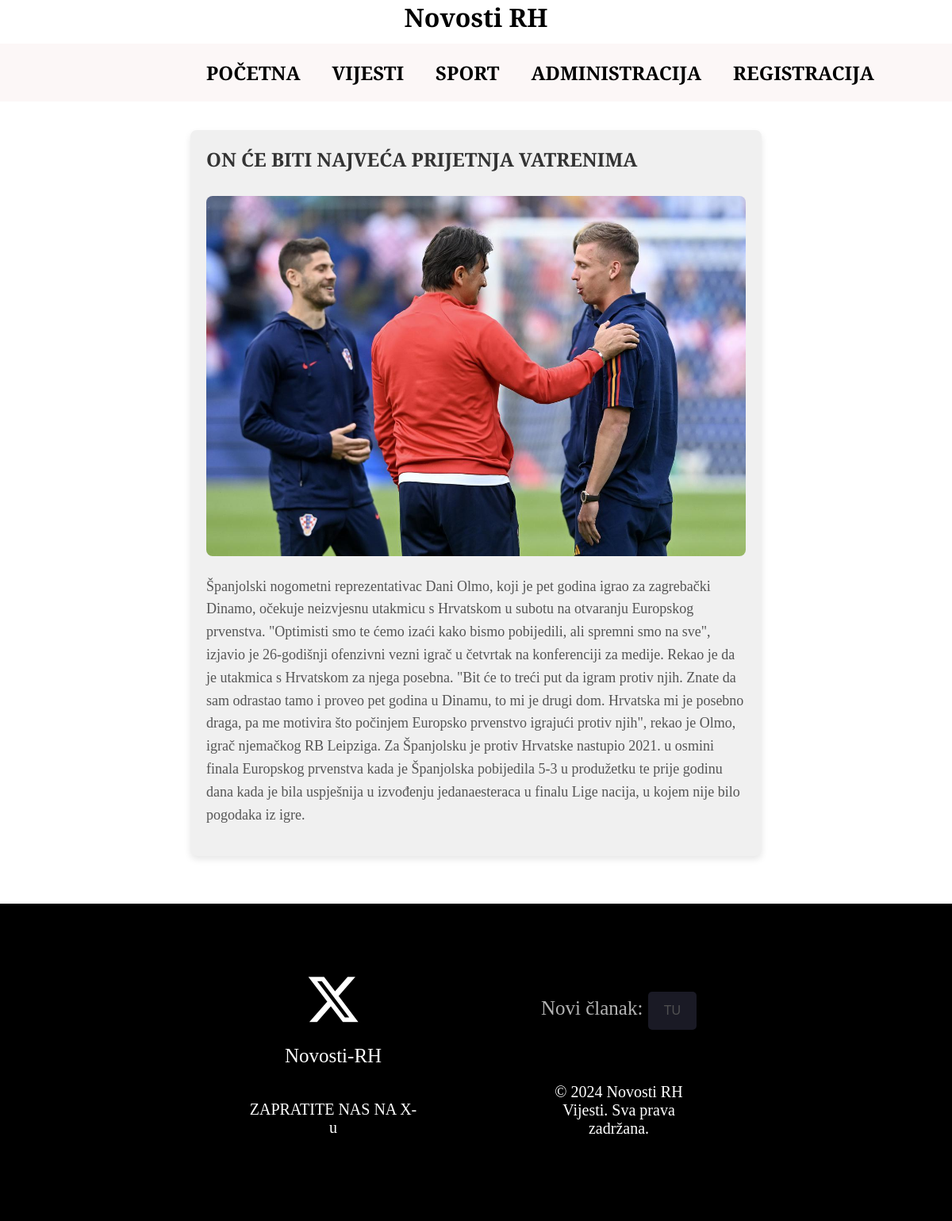
The page /clanak.php?id=3 on the database its author committed.
### tables this page shows
CREATE TABLE `vijesti` (
  `id` int(11) NOT NULL,
  `naslov` varchar(255) NOT NULL,
  `sazetak` text NOT NULL,
  `tekst` text NOT NULL,
  `kategorija` varchar(50) NOT NULL,
  `slika` varchar(255) NOT NULL,
  `arhiva` tinyint(1) NOT NULL DEFAULT 0,
  `datum_unosa` datetime NOT NULL
);

### clanak.php (the view, shortened to what this page needs)
<?php
include 'connect.php';
if (isset($_GET['id'])) {
    $id = $_GET['id'];
    $query = "SELECT * FROM vijesti WHERE id = '$id'";
    $result = mysqli_query($dbc, $query) or die('Error querying database.');
    if (mysqli_num_rows($result) == 1) {
        $row = mysqli_fetch_assoc($result);
        echo "<!DOCTYPE html>
<html lang=\"hr\">
<head>
    <meta charset=\"UTF-8\">
    <meta name=\"viewport\" content=\"width=device-width, initial-scale=1.0\">
    <link rel=\"stylesheet\" type=\"text/css\" href=\"style.css\">
    <link rel=\"preconnect\" href=\"https://fonts.googleapis.com\">
    <link rel=\"preconnect\" href=\"https://fonts.gstatic.com\" crossorigin>
    <link href=\"https://fonts.googleapis.com/css2?family=Playfair+Display:ital,wght@0,400..900;1,400..900&display=swap\" rel=\"stylesheet\">
    <script src=\"https://kit.fontawesome.com/ab4f60abf5.js\" crossorigin=\"anonymous\"></script>
    <title>Novosti RH - {$row['naslov']}</title>
</head>
<body>
    <header>
        <h1>Novosti RH</h1>
    </header>
    <nav>
        <ul>
            <li><h2><a href=\"/mywebsite/index.php\">POČETNA</a></h2></li>
            <li><h2><a href=\"/mywebsite/kategorija.php?kategorija=vijesti\">VIJESTI</a></h2></li>
            <li><h2><a href=\"/mywebsite/kategorija.php?kategorija=sport\">SPORT</a></h2></li>
            <li><h2><a href=\"/mywebsite/administracija.php\">Administracija</a></h2></li>
            <li><h2><a href=\"/mywebsite/registracija.php\">Registracija</a></h2></li>
        </ul>
    </nav>
    <section id=\"clanak\">
        <div class=\"news-item\">
            <h2>{$row['naslov']}</h2>
            <img src='/mywebsite/uploads/{$row['slika']}' alt='Slika'>
            <p>{$row['tekst']}</p>
        </div>
    </section>
    <footer>
        <section>
            <div>
                <i class=\"fa-brands fa-x-twitter\" style=\"color: #ffffff; font-size: 70px;\"></i>
                <a href=\"#\">Novosti-RH</a>
                <p>ZAPRATITE NAS NA X-u</p>
            </div>
            <div>
                <h3>Novi članak: <a href=\"unos.php\"><button>TU</button></a></h3>
                <p>&copy; 2024 Novosti RH Vijesti. Sva prava zadržana.</p>
            </div>
        </section>
    </footer>
</body>
</html>";
    } else {
        echo "<p>Nije pronađena vijest s tim ID-om.</p>";
    }
} else {
    echo "<p>ID vijesti nije zadan.</p>";
}
?>

### style.css (style rules this page uses)
body { font-family: "Playfair Display", serif; margin: 0; }
a { text-decoration: none; }
header h1 { width: auto; text-align: center; padding: 0; margin: 0; }
nav { margin-top: 1%; padding: 0; background-color: #fcf7f7; }
nav ul { display: flex; align-items:center ; justify-content: space-around; padding: 0; margin-right: 20%; margin-left: 20%; margin-top: 0; margin-bottom: 0; }
li { padding: 10px; list-style-type: none; }
nav ul a { display: inline-block; border-radius: 20px; text-decoration: none; color: black; padding: 10px; }
h2 { margin: 0; padding: 0; text-transform: uppercase; }
section { margin-top: 3%; margin-bottom: 0; margin-left: 20%; margin-right: 20%; padding: 0; height: auto; }
section h2 { margin-bottom: 3%; }
footer { margin-top: 5%; height: 400px; width: 100%; background-color: rgb(0, 0, 0); }
footer section { height: 100%; margin-right: 20%; margin-left: 20%; display: flex; justify-content: space-around; align-items: center; text-align: center; }
footer div { height: 250px; width: 30%; display: flex; flex-direction: column; justify-content:space-around; align-items:center; }
footer div p { color: white; font-size: 20px; }
footer div a { font-size: 25px; color: white; text-decoration: none; }
footer div h3 { color: white; font-size: 25px; font-weight: 25; opacity: 0.7; }
footer h3 button { margin: auto; padding: 15px 20px; font-size: 16px; background-color: #535377; color: white; border: none; cursor: pointer; border-radius: 5px; opacity: 0.45; }
.news-item { background-color: #f0f0f0; padding: 20px; margin-bottom: 20px; border-radius: 8px; box-shadow: 0 4px 8px rgba(0, 0, 0, 0.1); }
.news-item img { width: 100%; height: 40%; object-fit: cover; margin-bottom: 10px; }
.news-item p { margin-top: 10px; font-size: 16px; line-height: 1.6; color: #555; }
#clanak .news-item { background-color: #f0f0f0; padding: 20px; margin-bottom: 20px; border-radius: 8px; box-shadow: 0 4px 8px rgba(0, 0, 0, 0.1); max-width: 800px; margin: 0 auto; }
#clanak .news-item h2 { margin-top: 0; font-size: 24px; color: #333; }
#clanak .news-item img { max-width: 100%; height: auto; border-radius: 8px; margin-top: 10px; }
#clanak .news-item p { margin-top: 10px; font-size: 18px; line-height: 1.6; color: #555; }

### rows shown on the page
vijesti: naslov "ON ĆE BITI NAJVEĆA PRIJETNJA VATRENIMA", slika (picture), tekst "Španjolski nogometni reprezentativac Dani Olmo, koji je pet godina igrao za zagrebački Dinamo, očekuje neizvjesnu utakmicu s Hrvatskom u subotu na otvaranju Europskog prvenstva. \"Optimisti smo te ćemo izaći kako bismo pobijedili, ali spremni smo na sve\", izjavio je 26-godišnji ofenzivni vezni igrač u četvrtak na konferenciji za medije. Rekao je da je utakmica s Hrvatskom za njega posebna. \"Bit će to treći put da igram protiv njih. Znate da sam odrastao tamo i proveo pet godina u Dinamu, to mi je drugi dom. Hrvatska mi je posebno draga, pa me motivira što počinjem Europsko prvenstvo igrajući protiv njih\", rekao je Olmo, igrač njemačkog RB Leipziga. Za Španjolsku je protiv Hrvatske nastupio…"
